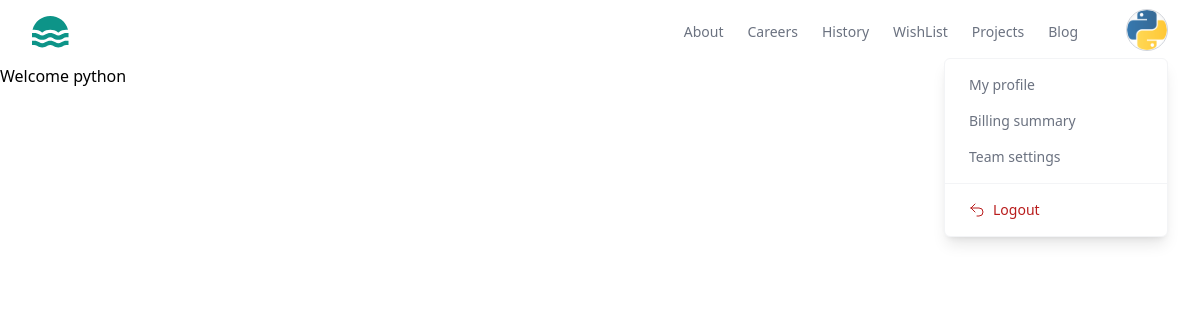
/index/ (signed in), run on an earlier commit of the app's database.
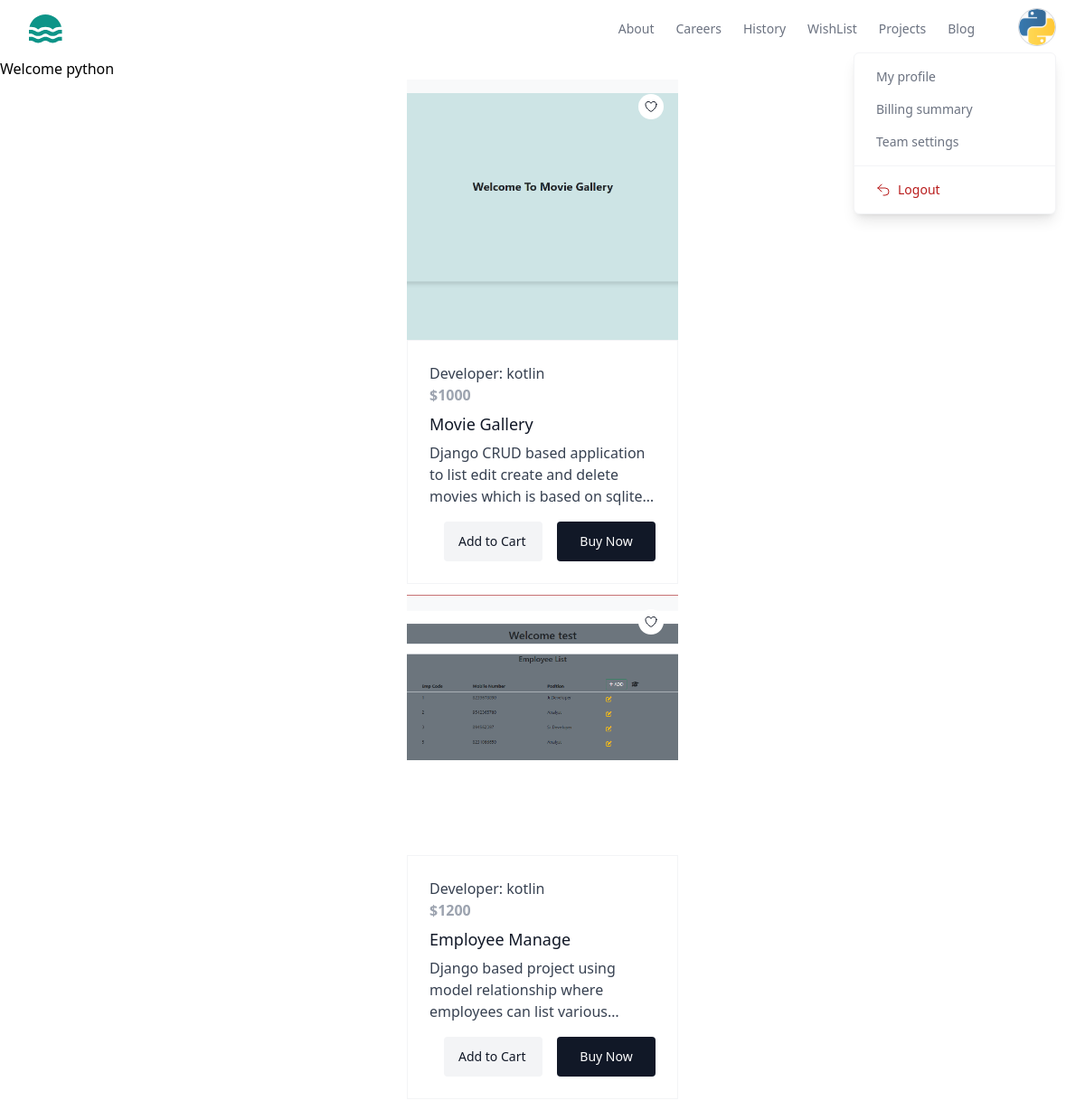
And on a later commit of the database.
### store/models.py (models this page shows, shortened)
class BaseModel(models.Model):
    created_date=models.DateTimeField(auto_now_add=True)
    updated_date=models.DateTimeField(auto_now=True)
    is_active=models.BooleanField(default=True)

class UserProfile(BaseModel):
    bio=models.CharField(max_length=200,null=True)
    profile_picture=models.ImageField(upload_to="profilepictures",null=True,blank=True,default="profilepictures/default.png")
    phone=models.CharField(max_length=200,null=True)
    owner=models.OneToOneField(User,on_delete=models.CASCADE,related_name="profile")

class Project(BaseModel):
    title=models.CharField(max_length=200)
    description=models.TextField()
    preview_image=models.ImageField(upload_to="previewimages",null=True,blank=True)
    price=models.PositiveIntegerField()
    developer=models.ForeignKey(User,on_delete=models.CASCADE)
    files=models.FileField(upload_to="projects",null=True,blank=True)
    tag_objects=models.ManyToManyField(Tag,null=True)
    thumbnail=EmbedVideoField()

### store/views.py (the view)
# urls.py: path('index/',views.IndexView.as_view(),name='index'),
class IndexView(View):
    template_name='index.html'
    def get(self,request,*args,**kwargs):
        qs=Project.objects.all().exclude(developer=request.user)
        return render(request,self.template_name,{'data':qs})

### store/templates/index.html (shortened to what this page needs)
{%extends 'base.html'%}
{%block main_block%}
<h1>Welcome {{request.user}}</h1>
<div class="w-2/4 mx-auto ">
    {%for p in data%}
    <div class="w-1/2 mx-auto mb-3">
    <a href="#" class="group relative block overflow-hidden">
        <button
        onclick=location.href="{%url 'wishlist' p.id %}"
          class="absolute end-4 top-4 z-10 rounded-full bg-white p-1.5 text-gray-900 transition hover:text-gray-900/75"
        >
        </button>
      {%if p.preview_image%}
      <img
      src="{{p.preview_image.url}}"
      alt=""
      class="h-64 w-full object-cover transition duration-500 group-hover:scale-105 sm:h-72"
    />
      {%endif%}
        <div class="relative border border-gray-100 bg-white p-6">
          <p class="text-gray-700">
          Developer: {{p.developer}}
            <p class="text-gray-400 font-bold">${{p.price}}</p>
          </p>
          <h3 class="mt-1.5 text-lg font-medium text-gray-900">{{p.title}}</h3>
          <p class="mt-1.5 line-clamp-3 text-gray-700">
           {{p.description}}
          </p>
          <form class="mt-4 flex gap-4">
            <a href="{%url 'project-detail' p.id %}"
              class="block w-full rounded bg-gray-100 px-4 py-3 text-sm font-medium text-gray-900 transition hover:scale-105"
            >
              Add to Cart
          </a>
            <button
              type="button"
              class="block w-full rounded bg-gray-900 px-4 py-3 text-sm font-medium text-white transition hover:scale-105"
            >
              Buy Now
            </button>
          </form>
        </div>
      </a>
    </div>
    {%endfor%}
</div>
{%endblock%}

### store/templates/base.html (shortened to what this page needs)
<!DOCTYPE html>
<html lang="en">
<head>
    <script src="https://cdn.tailwindcss.com"></script>
</head>
<body>
    <header class="bg-white">
        <div class="mx-auto  px-4 sm:px-6 lg:px-8">
          <div class="flex h-16 items-center justify-between">
            <div class="flex-1 md:flex md:items-center md:gap-12">
              <a class="block text-teal-600" href="#">
              </a>
            </div>
            <div class="md:flex md:items-center md:gap-12">
              <nav aria-label="Global" class="hidden md:block">
                <ul class="flex items-center gap-6 text-sm">
                  <li>
                    <a class="text-gray-500 transition hover:text-gray-500/75" href="#"> About </a>
                  </li>
                  <li>
                    <a class="text-gray-500 transition hover:text-gray-500/75" href="#"> Careers </a>
                  </li>
                  <li>
                    <a class="text-gray-500 transition hover:text-gray-500/75" href="#"> History </a>
                  </li>
                  <li>
                    <a class="text-gray-500 transition hover:text-gray-500/75" href="{%url 'my-wishlist'%}"> WishList </a>
                  </li>
                  <li>
                    <a class="text-gray-500 transition hover:text-gray-500/75" href="{%url 'my-works'%}"> Projects </a>
                  </li>
                  <li>
                    <a class="text-gray-500 transition hover:text-gray-500/75" href="#"> Blog </a>
                  </li>
                </ul>
              </nav>
              <div class="hidden md:relative md:block">
                <button
                  type="button"
                  class="overflow-hidden rounded-full border border-gray-300 shadow-inner"
                >
                  <img
                    src="{{request.user.profile.profile_picture.url}}"
                    alt=""
                    class="size-10 object-cover"
                  />
                </button>
                <div
                  class="absolute end-0 z-10 mt-0.5 w-56 divide-y divide-gray-100 rounded-md border border-gray-100 bg-white shadow-lg"
                  role="menu"
                >
                  <div class="p-2">
                    <a
                      href="{%url 'profile-edit'%}"
                      class="block rounded-lg px-4 py-2 text-sm text-gray-500 hover:bg-gray-50 hover:text-gray-700"
                      role="menuitem"
                    >
                      My profile
                    </a>
                    <a
                      href="#"
                      class="block rounded-lg px-4 py-2 text-sm text-gray-500 hover:bg-gray-50 hover:text-gray-700"
                      role="menuitem"
                    >
                      Billing summary
                    </a>
                    <a
                      href="#"
                      class="block rounded-lg px-4 py-2 text-sm text-gray-500 hover:bg-gray-50 hover:text-gray-700"
                      role="menuitem"
                    >
                      Team settings
                    </a>
                  </div>
                  <div class="p-2">
                    <form method="POST" action="{%url 'signout'%}">
                      <button
                        type="submit"
                        class="flex w-full items-center gap-2 rounded-lg px-4 py-2 text-sm text-red-700 hover:bg-red-50"
                        role="menuitem"
                      >
                        <svg
                          xmlns="http://www.w3.org/2000/svg"
                          fill="none"
                          viewBox="0 0 24 24"
                          stroke-width="1.5"
                          stroke="currentColor"
                          class="size-4"
                        >
                          <path
                            stroke-linecap="round"
                            stroke-linejoin="round"
                            d="M9 15 3 9m0 0 6-6M3 9h12a6 6 0 0 1 0 12h-3"
                          />
                        </svg>
                        Logout
                      </button>
                    </form>
                  </div>
                </div>
              </div>
            </div>
          </div>
        </div>
      </header>
     {%block main_block%}
     {%endblock%}
</body>
</html>

What changed in the data, as far as the page shows it:
added Project: preview_image (picture), developer "kotlin", price "1000", title "Movie Gallery", description "Django CRUD based application to list edit create and delete movies which is based on…"
added Project: preview_image (picture), developer "kotlin", price "1200", title "Employee Manage", description "Django based project using model relationship where employees can list…"
